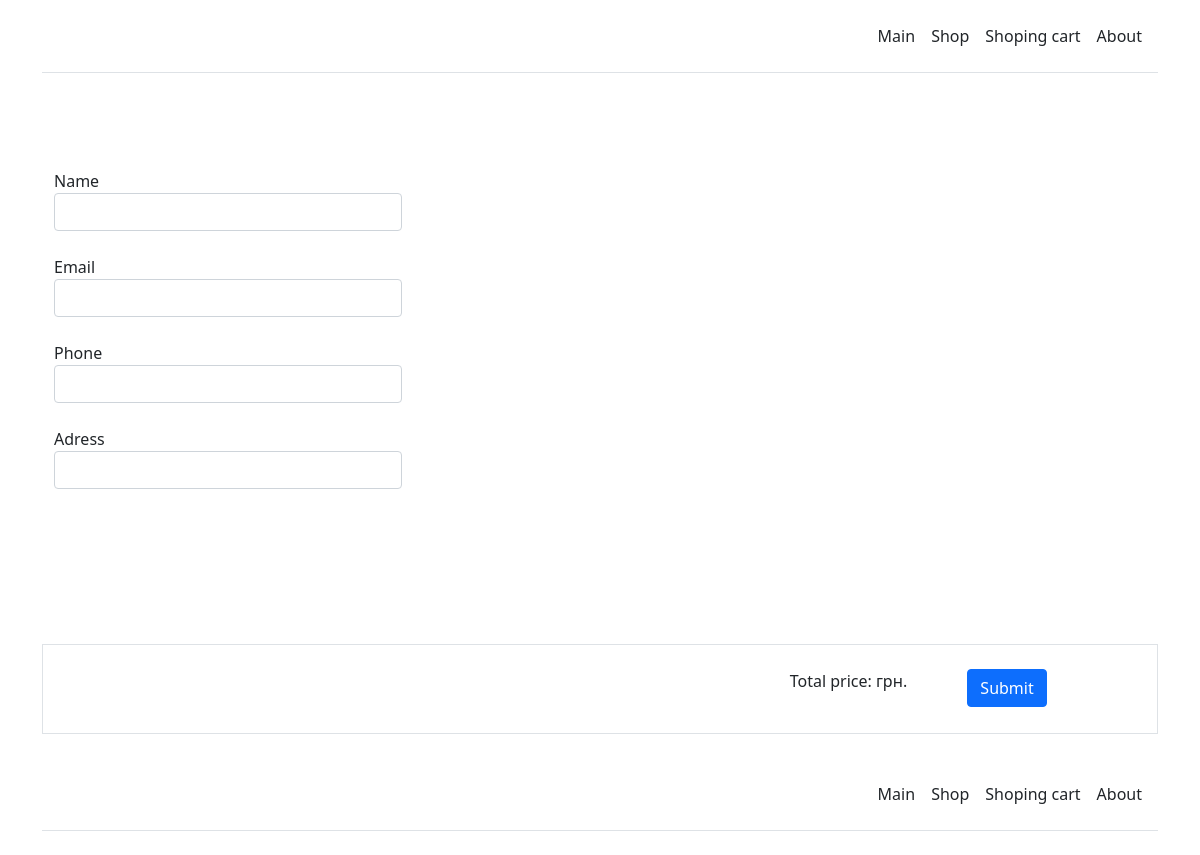
The page /cart on the database its author committed.
### main/models.py (models this page shows, shortened)
class Menu(models.Model):
    title = models.CharField(max_length=50,verbose_name='name')
    slug = models.SlugField(max_length=255, unique=True, db_index=True, verbose_name='slug')
    desc = models.TextField(blank=True,verbose_name='description')
    is_active = models.BooleanField(default=True)
    class Meta:
        verbose_name= 'Menu'
        verbose_name_plural= 'Menus'
        ordering = ['pk']

### main/views.py (the view)
# urls.py: path('cart', cart, name ='cart')
def cart(request):
    page = Menu.objects.get(slug='cart')
    data = serializers.serialize("json", Products.objects.all())
    context = {
        'page':page,
        'data':data
        }
    return render(request, 'main/cart.html',context = context)

### main/templatetags/main_tags.py (called while the page is built)
@register.inclusion_tag('main/menu.html')
def show_menu():
    menu = Menu.objects.filter(is_active=1).order_by('pk')
    return {'menu':menu}

### main/templates/main/cart.html (shortened to what this page needs)
{% extends 'main/base.html' %}
{%  load static %}
{% block main %}
<div class="container-fluid">
  <div class="row">
      <div class="col-4">
          <form id="form">
              <div class="form-group">
                  <label for="exampleInputEmail1">Name</label>
                  <input type="text" class="form-control" id="form_name" required>
                </div><br>
              <div class="form-group">
                <label for="form_email">Email</label>
                <input type="email" class="form-control" id="form_email" required>
              </div><br>
              <div class="form-group">
                <label for="form_phone">Phone</label>
                <input type="tel" class="form-control" id="form_phone"  required>
              </div><br>
              <div class="form-group">
                  <label for="form_phone">Adress</label>
                  <input type="text" class="form-control" id="form_adress" required>
                </div><br>
          </form>
      </div>
      <div class="col-8 overflow-auto" style="height: 475px;" id="cart">
      </div>
  </div>
  <div class="row justify-content-end border p-4">
      <div class="col-2">
          <p>Total price:  грн.</p>
      </div>
      <div class="col-2">
          <button type="button" id="sub_button" class="btn btn-primary">Submit</button>
      </div>
  </div>
  </div>
</div>
{% endblock %}

### main/templates/main/menu.html
<div class="container">
    <div class="d-flex flex-column flex-md-row align-items-center pb-3 mb-4 border-bottom">
      <nav class="d-inline-flex mt-2 mt-md-0 ms-md-auto">
        {% for key in menu%}
        <a class="me-3 py-2 text-dark text-decoration-none" href="{% url key.slug %}" >{{key.title}}</a>
        {%endfor%}
      </nav>
    </div>
  </div>

### rows shown on the page
Menu: title "Main"
Menu: title "Shop"
Menu: title "Shoping cart"
Menu: title "About"
